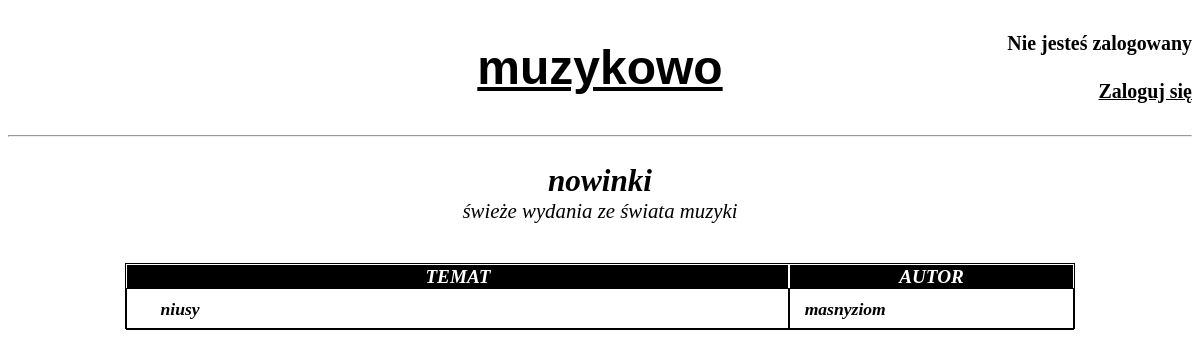
/nowinki/, run on the app's committed database.
### Forum/models.py (models this page shows, shortened)
class Section(models.Model):
    id = models.AutoField(primary_key=True)
    sortOrder = models.IntegerField()
    name = models.CharField(max_length=64)
    description = models.CharField(max_length=128, default='')

class Thread(models.Model):
    id = models.AutoField(primary_key=True)
    section = models.ForeignKey(Section, on_delete=models.CASCADE)
    title = models.CharField(max_length=128)
    content = models.TextField()
    author = models.ForeignKey(User, on_delete=models.DO_NOTHING)

### Forum/views.py (the view, shortened to what this page needs)
# urls.py: path('<str:sectionName>/', views.sectionpage, name='sectionpage'),
def sectionpage(request, sectionName):
    section = Section.objects.get(name = sectionName)
    threads = Thread.objects.filter(section=section)
    return render(request, 'section.html', {
        'section': section,
        'threads': threads,
    })

### templates/section.html (shortened to what this page needs)
{% extends 'base.html' %}
{% block 'siteContent' %}
<div class="sectionTitle">
    <h2>{{section.name}}</h2>
    <h4>{{section.description}}</h4>
</div>
<div class="sections">
    <div class="sectionsHeader">
        <p><b><i>TEMAT</i></b></p>
        <p><b><i>AUTOR</i></b></p>
    </div>
    {% for thread in threads %}
    <div class="section">
        <a href="{% url 'threadpage' section.name thread.id %}"><p><i><b>{{ thread.title }} </b></i></p></a>
        <p><b><i>{{ thread.author }}</i></b></p>
    </div>
    {% endfor %}
</div>
{% endblock %}

### templates/base.html (style rules this page uses)
a { color: black; }

### templates/section.html (style rules this page uses)
.sections { margin-top: 5vh; margin-left: auto; margin-right: auto; border: 1px black solid; width: 80%; }
.sectionsHeader { display: grid; min-height: 3vh; grid-template-columns: 70% 30%; }
.section { display: grid; min-height: 5vh; grid-template-columns: 70% 30%; }
.section p { padding-left: 5%; text-align: left; display: flex; align-items: center; margin: 0; padding-top: auto; padding-bottom: auto; height: 100%; font-size: 1.1em; border: 1px black solid; }
.sectionsHeader p { font-size: 1.2em; color: white; background-color: black; display: flex; justify-content: center; align-items: center; margin: 0; padding-top: auto; padding-bottom: auto; height: 100%; border: 1px white solid; }
.section a { text-decoration: none; }
.sectionTitle { font-style: italic; text-align: center; margin: 0; font-size: 1.3em; }
.sectionTitle h2 { margin-bottom: 0; }
.sectionTitle h4 { font-weight: 100; margin: 0; }

### data on the page
Section: name "nowinki", description "świeże wydania ze świata muzyki"
Thread: title "niusy", author "masnyziom"
